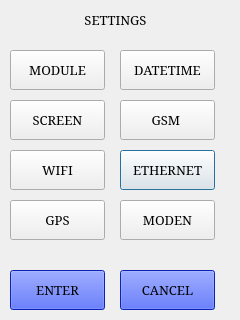
<?xml version="1.0" encoding="UTF-8"?>
<ui version="4.0">
 <class>MainMenu</class>
 <widget class="QDialog" name="MainMenu">
  <property name="geometry">
   <rect>
    <x>0</x>
    <y>0</y>
    <width>240</width>
    <height>320</height>
   </rect>
  </property>
  <property name="font">
   <font>
    <family>Serif</family>
    <pointsize>10</pointsize>
    <weight>50</weight>
    <italic>false</italic>
    <bold>false</bold>
   </font>
  </property>
  <property name="windowTitle">
   <string>Dialog</string>
  </property>
  <property name="styleSheet">
   <string notr="true">font: 10pt &quot;Serif&quot;;</string>
  </property>
  <widget class="QLabel" name="lTitle">
   <property name="geometry">
    <rect>
     <x>60</x>
     <y>10</y>
     <width>111</width>
     <height>20</height>
    </rect>
   </property>
   <property name="font">
    <font>
     <family>Serif</family>
     <pointsize>10</pointsize>
     <weight>50</weight>
     <italic>false</italic>
     <bold>false</bold>
    </font>
   </property>
   <property name="text">
    <string>SETTINGS</string>
   </property>
   <property name="alignment">
    <set>Qt::AlignCenter</set>
   </property>
  </widget>
  <widget class="QPushButton" name="pbEthernet">
   <property name="geometry">
    <rect>
     <x>120</x>
     <y>150</y>
     <width>95</width>
     <height>40</height>
    </rect>
   </property>
   <property name="sizePolicy">
    <sizepolicy hsizetype="Fixed" vsizetype="Fixed">
     <horstretch>0</horstretch>
     <verstretch>0</verstretch>
    </sizepolicy>
   </property>
   <property name="minimumSize">
    <size>
     <width>90</width>
     <height>40</height>
    </size>
   </property>
   <property name="text">
    <string>ETHERNET</string>
   </property>
   <property name="icon">
    <iconset>
     <normaloff>../Settings-build-desktop-Desktop_Qt_4_8_0_for_GCC__Qt_SDK____/image/wifi.png</normaloff>../Settings-build-desktop-Desktop_Qt_4_8_0_for_GCC__Qt_SDK____/image/wifi.png</iconset>
   </property>
  </widget>
  <widget class="QPushButton" name="pbGps">
   <property name="geometry">
    <rect>
     <x>10</x>
     <y>200</y>
     <width>95</width>
     <height>40</height>
    </rect>
   </property>
   <property name="sizePolicy">
    <sizepolicy hsizetype="Fixed" vsizetype="Fixed">
     <horstretch>0</horstretch>
     <verstretch>0</verstretch>
    </sizepolicy>
   </property>
   <property name="minimumSize">
    <size>
     <width>90</width>
     <height>40</height>
    </size>
   </property>
   <property name="text">
    <string>  GPS  </string>
   </property>
   <property name="icon">
    <iconset>
     <normaloff>../Settings-build-desktop-Desktop_Qt_4_8_0_for_GCC__Qt_SDK____/image/wifi.png</normaloff>../Settings-build-desktop-Desktop_Qt_4_8_0_for_GCC__Qt_SDK____/image/wifi.png</iconset>
   </property>
  </widget>
  <widget class="QPushButton" name="pbModen">
   <property name="geometry">
    <rect>
     <x>120</x>
     <y>200</y>
     <width>95</width>
     <height>40</height>
    </rect>
   </property>
   <property name="sizePolicy">
    <sizepolicy hsizetype="Fixed" vsizetype="Fixed">
     <horstretch>0</horstretch>
     <verstretch>0</verstretch>
    </sizepolicy>
   </property>
   <property name="minimumSize">
    <size>
     <width>90</width>
     <height>40</height>
    </size>
   </property>
   <property name="text">
    <string> MODEN </string>
   </property>
   <property name="icon">
    <iconset>
     <normaloff>../Settings-build-desktop-Desktop_Qt_4_8_0_for_GCC__Qt_SDK____/image/wifi.png</normaloff>../Settings-build-desktop-Desktop_Qt_4_8_0_for_GCC__Qt_SDK____/image/wifi.png</iconset>
   </property>
  </widget>
  <widget class="QPushButton" name="pbEnter">
   <property name="geometry">
    <rect>
     <x>10</x>
     <y>270</y>
     <width>95</width>
     <height>40</height>
    </rect>
   </property>
   <property name="minimumSize">
    <size>
     <width>90</width>
     <height>40</height>
    </size>
   </property>
   <property name="styleSheet">
    <string notr="true">background-color: rgb(16, 48, 255);
</string>
   </property>
   <property name="text">
    <string>ENTER</string>
   </property>
   <property name="icon">
    <iconset>
     <normaloff>../Settings-build-desktop-Desktop_Qt_4_8_0_for_GCC__Qt_SDK____/image/cancel.png</normaloff>../Settings-build-desktop-Desktop_Qt_4_8_0_for_GCC__Qt_SDK____/image/cancel.png</iconset>
   </property>
  </widget>
  <widget class="QPushButton" name="pbGsm">
   <property name="geometry">
    <rect>
     <x>120</x>
     <y>100</y>
     <width>95</width>
     <height>40</height>
    </rect>
   </property>
   <property name="minimumSize">
    <size>
     <width>90</width>
     <height>40</height>
    </size>
   </property>
   <property name="text">
    <string>  GSM   </string>
   </property>
   <property name="icon">
    <iconset>
     <normaloff>../Settings-build-desktop-Desktop_Qt_4_8_0_for_GCC__Qt_SDK____/image/gsm.png</normaloff>../Settings-build-desktop-Desktop_Qt_4_8_0_for_GCC__Qt_SDK____/image/gsm.png</iconset>
   </property>
  </widget>
  <widget class="QPushButton" name="pbCancel">
   <property name="geometry">
    <rect>
     <x>120</x>
     <y>270</y>
     <width>95</width>
     <height>40</height>
    </rect>
   </property>
   <property name="minimumSize">
    <size>
     <width>90</width>
     <height>40</height>
    </size>
   </property>
   <property name="styleSheet">
    <string notr="true">background-color: rgb(16, 48, 255);
</string>
   </property>
   <property name="text">
    <string>CANCEL</string>
   </property>
   <property name="icon">
    <iconset>
     <normaloff>../Settings-build-desktop-Desktop_Qt_4_8_0_for_GCC__Qt_SDK____/image/cancel.png</normaloff>../Settings-build-desktop-Desktop_Qt_4_8_0_for_GCC__Qt_SDK____/image/cancel.png</iconset>
   </property>
  </widget>
  <widget class="QPushButton" name="pbDateTime">
   <property name="geometry">
    <rect>
     <x>120</x>
     <y>50</y>
     <width>95</width>
     <height>40</height>
    </rect>
   </property>
   <property name="minimumSize">
    <size>
     <width>90</width>
     <height>40</height>
    </size>
   </property>
   <property name="font">
    <font>
     <family>Serif</family>
     <pointsize>10</pointsize>
     <weight>50</weight>
     <italic>false</italic>
     <bold>false</bold>
    </font>
   </property>
   <property name="text">
    <string>DATETIME</string>
   </property>
   <property name="icon">
    <iconset>
     <normaloff>../Settings-build-desktop-Desktop_Qt_4_8_0_for_GCC__Qt_SDK____/image/time.png</normaloff>../Settings-build-desktop-Desktop_Qt_4_8_0_for_GCC__Qt_SDK____/image/time.png</iconset>
   </property>
  </widget>
  <widget class="QPushButton" name="pbScreen">
   <property name="geometry">
    <rect>
     <x>10</x>
     <y>100</y>
     <width>95</width>
     <height>40</height>
    </rect>
   </property>
   <property name="sizePolicy">
    <sizepolicy hsizetype="Fixed" vsizetype="Fixed">
     <horstretch>0</horstretch>
     <verstretch>0</verstretch>
    </sizepolicy>
   </property>
   <property name="minimumSize">
    <size>
     <width>90</width>
     <height>40</height>
    </size>
   </property>
   <property name="text">
    <string>SCREEN</string>
   </property>
   <property name="icon">
    <iconset>
     <normaloff>../Settings-build-desktop-Desktop_Qt_4_8_0_for_GCC__Qt_SDK____/image/screen.png</normaloff>../Settings-build-desktop-Desktop_Qt_4_8_0_for_GCC__Qt_SDK____/image/screen.png</iconset>
   </property>
  </widget>
  <widget class="QPushButton" name="pbWifi">
   <property name="geometry">
    <rect>
     <x>10</x>
     <y>150</y>
     <width>95</width>
     <height>40</height>
    </rect>
   </property>
   <property name="sizePolicy">
    <sizepolicy hsizetype="Fixed" vsizetype="Fixed">
     <horstretch>0</horstretch>
     <verstretch>0</verstretch>
    </sizepolicy>
   </property>
   <property name="minimumSize">
    <size>
     <width>90</width>
     <height>40</height>
    </size>
   </property>
   <property name="text">
    <string>  WIFI  </string>
   </property>
   <property name="icon">
    <iconset>
     <normaloff>../Settings-build-desktop-Desktop_Qt_4_8_0_for_GCC__Qt_SDK____/image/wifi.png</normaloff>../Settings-build-desktop-Desktop_Qt_4_8_0_for_GCC__Qt_SDK____/image/wifi.png</iconset>
   </property>
  </widget>
  <widget class="QPushButton" name="pbModle">
   <property name="enabled">
    <bool>true</bool>
   </property>
   <property name="geometry">
    <rect>
     <x>10</x>
     <y>50</y>
     <width>95</width>
     <height>40</height>
    </rect>
   </property>
   <property name="sizePolicy">
    <sizepolicy hsizetype="Ignored" vsizetype="Fixed">
     <horstretch>0</horstretch>
     <verstretch>0</verstretch>
    </sizepolicy>
   </property>
   <property name="minimumSize">
    <size>
     <width>90</width>
     <height>40</height>
    </size>
   </property>
   <property name="text">
    <string>MODULE</string>
   </property>
   <property name="icon">
    <iconset>
     <normaloff>../Settings-build-desktop-Desktop_Qt_4_8_0_for_GCC__Qt_SDK____/image/module.png</normaloff>../Settings-build-desktop-Desktop_Qt_4_8_0_for_GCC__Qt_SDK____/image/module.png</iconset>
   </property>
  </widget>
 </widget>
 <tabstops>
  <tabstop>pbModle</tabstop>
  <tabstop>pbDateTime</tabstop>
  <tabstop>pbScreen</tabstop>
  <tabstop>pbWifi</tabstop>
  <tabstop>pbCancel</tabstop>
 </tabstops>
 <resources/>
 <connections/>
</ui>
